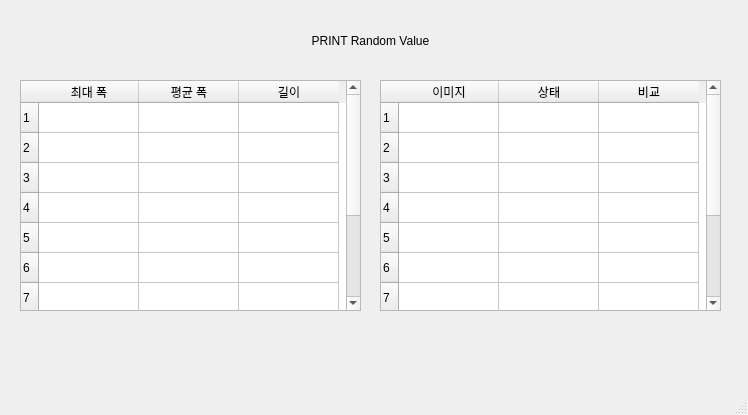
<?xml version="1.0" encoding="UTF-8"?>
<ui version="4.0">
 <class>MainWindow</class>
 <widget class="QMainWindow" name="MainWindow">
  <property name="geometry">
   <rect>
    <x>0</x>
    <y>0</y>
    <width>748</width>
    <height>415</height>
   </rect>
  </property>
  <property name="windowTitle">
   <string>MainWindow</string>
  </property>
  <widget class="QWidget" name="centralwidget">
   <widget class="QTableWidget" name="Table_1">
    <property name="geometry">
     <rect>
      <x>20</x>
      <y>80</y>
      <width>341</width>
      <height>231</height>
     </rect>
    </property>
    <row>
     <property name="text">
      <string>1</string>
     </property>
    </row>
    <row>
     <property name="text">
      <string>2</string>
     </property>
    </row>
    <row>
     <property name="text">
      <string>3</string>
     </property>
    </row>
    <row>
     <property name="text">
      <string>4</string>
     </property>
    </row>
    <row>
     <property name="text">
      <string>5</string>
     </property>
    </row>
    <row>
     <property name="text">
      <string>6</string>
     </property>
    </row>
    <row>
     <property name="text">
      <string>7</string>
     </property>
    </row>
    <row>
     <property name="text">
      <string>8</string>
     </property>
    </row>
    <row>
     <property name="text">
      <string>9</string>
     </property>
    </row>
    <row>
     <property name="text">
      <string>10</string>
     </property>
    </row>
    <column>
     <property name="text">
      <string>최대 폭</string>
     </property>
    </column>
    <column>
     <property name="text">
      <string>평균 폭</string>
     </property>
    </column>
    <column>
     <property name="text">
      <string>길이</string>
     </property>
    </column>
   </widget>
   <widget class="QTableWidget" name="Table_2">
    <property name="geometry">
     <rect>
      <x>380</x>
      <y>80</y>
      <width>341</width>
      <height>231</height>
     </rect>
    </property>
    <row>
     <property name="text">
      <string>1</string>
     </property>
    </row>
    <row>
     <property name="text">
      <string>2</string>
     </property>
    </row>
    <row>
     <property name="text">
      <string>3</string>
     </property>
    </row>
    <row>
     <property name="text">
      <string>4</string>
     </property>
    </row>
    <row>
     <property name="text">
      <string>5</string>
     </property>
    </row>
    <row>
     <property name="text">
      <string>6</string>
     </property>
    </row>
    <row>
     <property name="text">
      <string>7</string>
     </property>
    </row>
    <row>
     <property name="text">
      <string>8</string>
     </property>
    </row>
    <row>
     <property name="text">
      <string>9</string>
     </property>
    </row>
    <row>
     <property name="text">
      <string>10</string>
     </property>
    </row>
    <column>
     <property name="text">
      <string>이미지</string>
     </property>
    </column>
    <column>
     <property name="text">
      <string>상태</string>
     </property>
    </column>
    <column>
     <property name="text">
      <string>비교</string>
     </property>
    </column>
   </widget>
   <widget class="QLabel" name="label">
    <property name="geometry">
     <rect>
      <x>210</x>
      <y>20</y>
      <width>321</width>
      <height>41</height>
     </rect>
    </property>
    <property name="styleSheet">
     <string notr="true">font: 75 36pt &quot;210 멋진어느날 R&quot;;</string>
    </property>
    <property name="text">
     <string>PRINT Random Value</string>
    </property>
    <property name="textFormat">
     <enum>Qt::AutoText</enum>
    </property>
    <property name="alignment">
     <set>Qt::AlignCenter</set>
    </property>
   </widget>
  </widget>
  <widget class="QMenuBar" name="menubar">
   <property name="geometry">
    <rect>
     <x>0</x>
     <y>0</y>
     <width>748</width>
     <height>21</height>
    </rect>
   </property>
  </widget>
  <widget class="QStatusBar" name="statusbar"/>
 </widget>
 <resources/>
 <connections/>
</ui>
